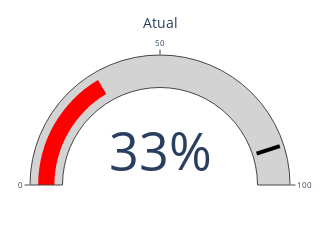
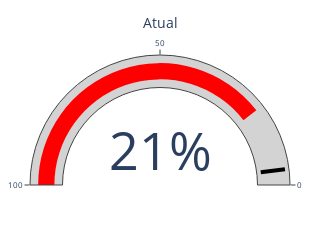
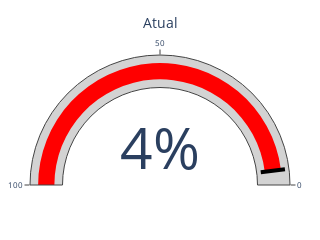

Notebook code cell kept with these figures, in order:
### Code cell
# cSpell: disable=invalid-name


def calculate_eficiencia(df):
    return df["eficiencia"].mean()


def calculate_performance(df):
    return df["performance"].mean()


def calculate_reparos(df):
    return df["reparo"].mean()


def draw_circular_progress_bar_v2(df: pd.DataFrame, type: str, meta: int):
    # mapear o tipo das funções
    type_map = {
        "eficiencia": calculate_eficiencia,
        "performance": calculate_performance,
        "reparo": calculate_reparos,
    }

    # Verificar a primeira data_registro do dataframe para saber se os dados são do mês atual
    this_month = df["data_registro"].iloc[0].month == pd.Timestamp.now().month
    month = "Atual" if this_month else "Anterior"

    # Obter a função com base no tipo
    func = type_map[type]

    # Calcular a porcentagem
    percentage = func(df.copy()) if func is not None else 0

    # Arredondar porcentagem para não ter casas decimais
    percentage = round(percentage, 2)

    # Definir a cor com base na porcentagem
    if type == "eficiencia":
        color = "green" if percentage >= (meta / 100) else "red"
    else:
        color = "red" if percentage >= (meta / 100) else "green"

    # Definir a escala do eixo para "performance" e "reparo"
    axis_range = [0, 100] if type == "eficiencia" else [100, 0]

    # Criar o gráfico
    fig = go.Figure(
        go.Indicator(
            mode="gauge+number",
            value=percentage * 100,
            number={"suffix": "%"},
            domain={"x": [0, 1], "y": [0, 1]},
            title={
                "text": month,
                "font": {"size": 14},
            },
            gauge={
                "axis": {
                    "range": axis_range,
                    "tickfont": {"size": 8},
                },
                "bar": {"color": color},
                "steps": [
                    {"range": [0, 100], "color": "lightgray"},
                ],
                "threshold": {
                    "line": {"color": "black", "width": 4},
                    "thickness": 0.75,
                    "value": meta,
                },
            },
        )
    )

    fig.update_layout(
        autosize=True,
        margin=dict(t=30, b=30, l=30, r=30),
        plot_bgcolor="white",
        width=200,  # apenas para visualização no jupyter
        height=200,  # apenas para visualização no jupyter
    )

    fig.show()


draw_circular_progress_bar_v2(df_eff, "eficiencia", 90)
draw_circular_progress_bar_v2(df_perf, "performance", 4)
draw_circular_progress_bar_v2(df_reparos, "reparo", 4)

### Figure 1 — Plotly figure (JSON) as saved in the notebook; plotly's stock layout.template omitted (floating-point values rounded to 4 significant figures)
{"data": [{"domain": {"x": [0, 1], "y": [0, 1]}, "gauge": {"axis": {"range": [0, 100], "tickfont": {"size": 8}}, "bar": {"color": "red"}, "steps": [{"color": "lightgray", "range": [0, 100]}], "threshold": {"line": {"color": "black", "width": 4}, "thickness": 0.75, "value": 90}}, "mode": "gauge+number", "number": {"suffix": "%"}, "title": {"font": {"size": 14}, "text": "Atual"}, "type": "indicator", "value": 33}], "layout": {"autosize": true, "height": 200, "margin": {"b": 30, "l": 30, "r": 30, "t": 30}, "plot_bgcolor": "white", "width": 200}}

### Figure 2 — Plotly figure (JSON) as saved in the notebook; plotly's stock layout.template omitted (floating-point values rounded to 4 significant figures)
{"data": [{"domain": {"x": [0, 1], "y": [0, 1]}, "gauge": {"axis": {"range": [100, 0], "tickfont": {"size": 8}}, "bar": {"color": "red"}, "steps": [{"color": "lightgray", "range": [0, 100]}], "threshold": {"line": {"color": "black", "width": 4}, "thickness": 0.75, "value": 4}}, "mode": "gauge+number", "number": {"suffix": "%"}, "title": {"font": {"size": 14}, "text": "Atual"}, "type": "indicator", "value": 21}], "layout": {"autosize": true, "height": 200, "margin": {"b": 30, "l": 30, "r": 30, "t": 30}, "plot_bgcolor": "white", "width": 200}}

### Figure 3 — Plotly figure (JSON) as saved in the notebook; plotly's stock layout.template omitted (floating-point values rounded to 4 significant figures)
{"data": [{"domain": {"x": [0, 1], "y": [0, 1]}, "gauge": {"axis": {"range": [100, 0], "tickfont": {"size": 8}}, "bar": {"color": "red"}, "steps": [{"color": "lightgray", "range": [0, 100]}], "threshold": {"line": {"color": "black", "width": 4}, "thickness": 0.75, "value": 4}}, "mode": "gauge+number", "number": {"suffix": "%"}, "title": {"font": {"size": 14}, "text": "Atual"}, "type": "indicator", "value": 4}], "layout": {"autosize": true, "height": 200, "margin": {"b": 30, "l": 30, "r": 30, "t": 30}, "plot_bgcolor": "white", "width": 200}}
